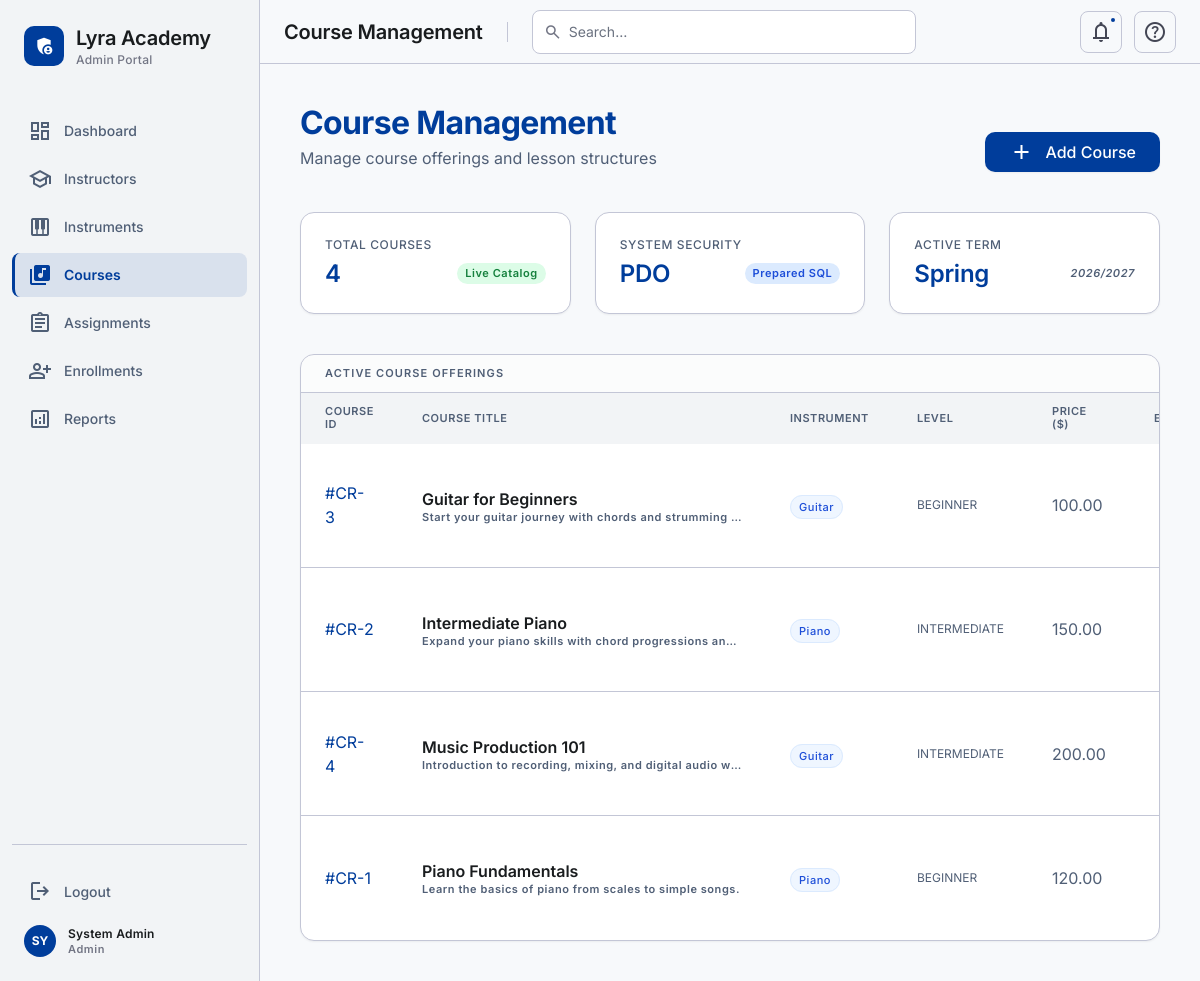
Page /05_Course_Management/index.php (signed in) on the committed database.
### tables this page shows
CREATE TABLE IF NOT EXISTS courses (
    id INT AUTO_INCREMENT PRIMARY KEY,
    title VARCHAR(150) NOT NULL,
    description TEXT,
    instrument_id INT,
    difficulty ENUM('beginner', 'intermediate', 'advanced') DEFAULT 'beginner',
    price DECIMAL(10, 2) DEFAULT 0.00,
    status ENUM('draft', 'published') DEFAULT 'draft',
    created_at TIMESTAMP DEFAULT CURRENT_TIMESTAMP,
    updated_at TIMESTAMP DEFAULT CURRENT_TIMESTAMP ON UPDATE CURRENT_TIMESTAMP,
    FOREIGN KEY (instrument_id) REFERENCES instruments(id) ON DELETE SET NULL
);

CREATE TABLE IF NOT EXISTS instruments (
    id INT AUTO_INCREMENT PRIMARY KEY,
    name VARCHAR(100) UNIQUE NOT NULL,
    description TEXT,
    created_at TIMESTAMP DEFAULT CURRENT_TIMESTAMP
);

### 05_Course_Management/index.php (the view, shortened to what this page needs)
<?php
require_once __DIR__ . '/../config/design-system.php';
$pdo = require_once __DIR__ . '/../config/db.php';
try {
    $stmt = $pdo->query("
        SELECT c.*, i.name as instrument_name,
               (SELECT COUNT(*) FROM enrollments e WHERE e.course_id = c.id AND e.status = 'approved') as enrolled_count
        FROM courses c
        LEFT JOIN instruments i ON c.instrument_id = i.id
        ORDER BY c.title ASC
    ");
    $courses = $stmt->fetchAll();
} catch (Exception $e) {
    error_log('DB error: ' . $e->getMessage()); die('A database error occurred. Please try again later.');
}
?>
<!DOCTYPE html>
<html lang="en">
<head>
</head>
<body class="bg-background text-on-background">
<main id="lms-main-content" class="lms-main">
    <div class="p-lg max-w-container-max mx-auto">
        <div class="flex flex-col md:flex-row md:items-end justify-between gap-md mb-lg">
            <div>
                <h2 class="text-h1 font-h1 text-primary mb-1">Course Management</h2>
                <p class="text-body-lg font-body-lg text-secondary">Manage course offerings and lesson structures</p>
            </div>
            <button id="add-course-btn" class="bg-primary text-on-primary px-md py-2 rounded-lg font-body-md font-medium hover:bg-primary-container transition-all flex items-center gap-sm shadow-sm">
                <span class="material-symbols-outlined text-md" aria-hidden="true">add</span>
                Add Course
            </button>
        </div>
        <div class="grid grid-cols-1 md:grid-cols-3 gap-md mb-lg">
            <div class="bg-surface-container-lowest p-md rounded-xl border border-outline-variant shadow-sm">
                <p class="text-label-md font-label-md text-secondary mb-xs uppercase tracking-wider">Total Courses</p>
                <div class="flex items-center justify-between">
                    <span class="text-h2 font-h2 text-primary"><?= count($courses) ?></span>
                    <span class="text-label-sm font-label-sm px-2 py-1 bg-green-100 text-green-700 rounded-full">Live Catalog</span>
                </div>
            </div>
            <div class="bg-surface-container-lowest p-md rounded-xl border border-outline-variant shadow-sm">
                <p class="text-label-md font-label-md text-secondary mb-xs uppercase tracking-wider">System Security</p>
                <div class="flex items-center justify-between">
                    <span class="text-h2 font-h2 text-primary">PDO</span>
                    <span class="text-label-sm font-label-sm px-2 py-1 bg-blue-100 text-blue-700 rounded-full">Prepared SQL</span>
                </div>
            </div>
            <div class="bg-surface-container-lowest p-md rounded-xl border border-outline-variant shadow-sm">
                <p class="text-label-md font-label-md text-secondary mb-xs uppercase tracking-wider">Active Term</p>
                <div class="flex items-center justify-between">
                    <span class="text-h2 font-h2 text-primary">Spring</span>
                    <span class="text-label-sm font-label-sm text-secondary italic">2026/2027</span>
                </div>
            </div>
        </div>
        <div class="bg-surface-container-lowest rounded-xl border border-outline-variant shadow-sm overflow-hidden">
            <div class="px-md py-sm border-b border-outline-variant bg-surface-container-low/30">
                <h3 class="text-label-sm font-label-sm text-secondary uppercase tracking-widest">Active Course Offerings</h3>
            </div>
            <div class="overflow-x-auto">
                <table class="w-full text-left border-collapse">
                    <thead class="bg-surface-container-low">
                        <tr>
                            <th class="px-md py-sm font-label-sm text-label-sm text-secondary">COURSE ID</th>
                            <th class="px-md py-sm font-label-sm text-label-sm text-secondary">COURSE TITLE</th>
                            <th class="px-md py-sm font-label-sm text-label-sm text-secondary">INSTRUMENT</th>
                            <th class="px-md py-sm font-label-sm text-label-sm text-secondary">LEVEL</th>
                            <th class="px-md py-sm font-label-sm text-label-sm text-secondary">PRICE ($)</th>
                            <th class="px-md py-sm font-label-sm text-label-sm text-secondary text-center">ENROLLED</th>
                        </tr>
                    </thead>
                    <tbody class="divide-y divide-outline-variant" id="course-list">
                        <?php if (empty($courses)): ?>
                            <tr>
                                <td colspan="8" class="px-md py-md text-center text-secondary">No courses found. Create one.</td>
                            </tr>
                        <?php else: ?>
                            <?php foreach ($courses as $c): ?>
                                <tr class="hover:bg-surface-container-lowest/50 transition-colors group course-row">
                                    <td class="px-md py-md font-label-md text-primary">#CR-<?= $c['id'] ?></td>
                                    <td class="px-md py-md">
                                        <p class="font-body-md font-semibold text-on-surface"><?= htmlspecialchars($c['title']) ?></p>
                                        <p class="text-label-sm text-secondary truncate max-w-xs"><?= htmlspecialchars($c['description']) ?></p>
                                    </td>
                                    <td class="px-md py-md">
                                        <span class="px-2 py-1 rounded-full bg-blue-50 text-blue-700 text-label-sm font-medium border border-blue-100"><?= htmlspecialchars($c['instrument_name'] ?: 'None') ?></span>
                                    </td>
                                    <td class="px-md py-md font-body-md text-secondary uppercase text-xs"><?= htmlspecialchars($c['difficulty']) ?></td>
                                    <td class="px-md py-md font-body-md text-secondary"><?= number_format($c['price'], 2) ?></td>
                                    <td class="px-md py-md text-center font-body-md text-on-surface"><?= intval($c['enrolled_count']) ?></td>
                                </tr>
                            <?php endforeach; ?>
                        <?php endif; ?>
                    </tbody>
                </table>
            </div>
        </div>
    </div>
</main>
</body>
</html>

### rows in the picture
courses: id "3", title "Guitar for Beginners", description "Start your guitar journey with chords and strumming…", instrument.name "Guitar", difficulty "BEGINNER", price "100.00"
courses: id "2", title "Intermediate Piano", description "Expand your piano skills with chord progressions an…", instrument.name "Piano", difficulty "INTERMEDIATE", price "150.00"
courses: id "4", title "Music Production 101", description "Introduction to recording, mixing, and digital audio w…", instrument.name "Guitar", difficulty "INTERMEDIATE", price "200.00"
courses: id "1", title "Piano Fundamentals", description "Learn the basics of piano from scales to simple songs.", instrument.name "Piano", difficulty "BEGINNER", price "120.00"

### other values in the picture
$cfg['label'] "Admin Portal"
$item['label'] "Dashboard"
$item['label'] "Instructors"
$item['label'] "Instruments"
$item['label'] "Courses"
$item['label'] "Assignments"
$item['label'] "Enrollments"
$item['label'] "Reports"
$initials "SY"
$name "System Admin"
$roleLabel "Admin"
$pageTitle "Course Management"
count($courses) "4"
